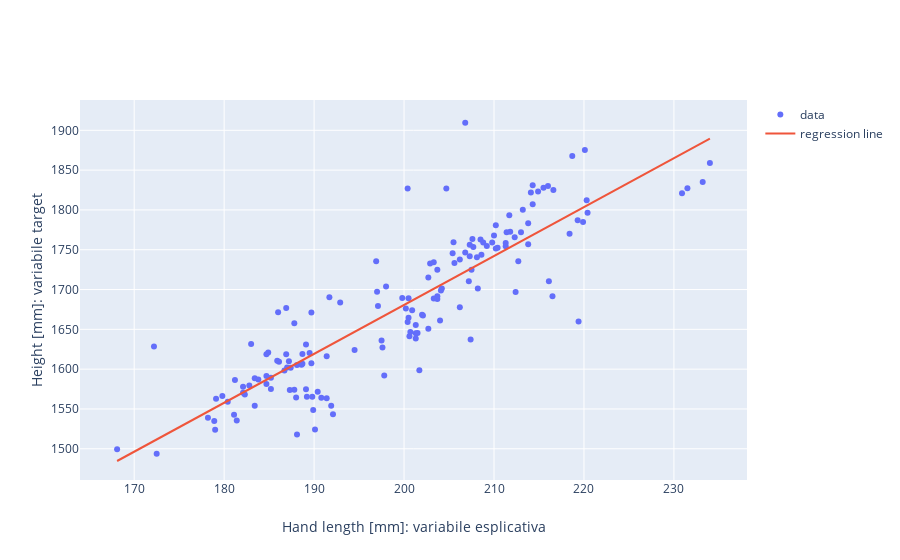

Write notebook code for a chart like this one.
### Markdown cell above
### Esercizio: calcola $\hat{w}$ e $\hat{b}$ e disegna la retta corrispondente

### Code cell
# Soluzione
w_hat = np.sum((x-np.mean(x))*(y-np.mean(y)))/np.sum((x-np.mean(x))**2)
b_hat = np.mean(y)-w_hat*np.mean(x)
print(w_hat, b_hat)

x_line = np.array([np.min(x), np.max(x)])
y_line = b_hat + w_hat*x_line
data = [
    go.Scatter(x=x, y=y, mode="markers", name="data"),
    go.Scatter(x=x_line, y=y_line, mode="lines", name="regression line"),
]
layout = go.Layout(xaxis = dict(title="Hand length [mm]: variabile esplicativa"), yaxis = dict(title="Height [mm]: variabile target"))
py.iplot(go.Figure(data, layout))

### Figure 1 — Plotly figure (JSON) as saved in the notebook; plotly's stock layout.template omitted (floating-point values rounded to 4 significant figures; data arrays with more than 128 entries replaced by an {"elided": "..."} marker saying what was removed)
{"data": [{"mode": "markers", "name": "data", "type": "scatter", "x": {"elided": "155 float values"}, "y": {"elided": "155 float values"}}, {"mode": "lines", "name": "regression line", "type": "scatter", "x": [168.1, 234], "y": [1485.0, 1890.0]}], "layout": {"xaxis": {"title": {"text": "Hand length [mm]: variabile esplicativa"}}, "yaxis": {"title": {"text": "Height [mm]: variabile target"}}}}
